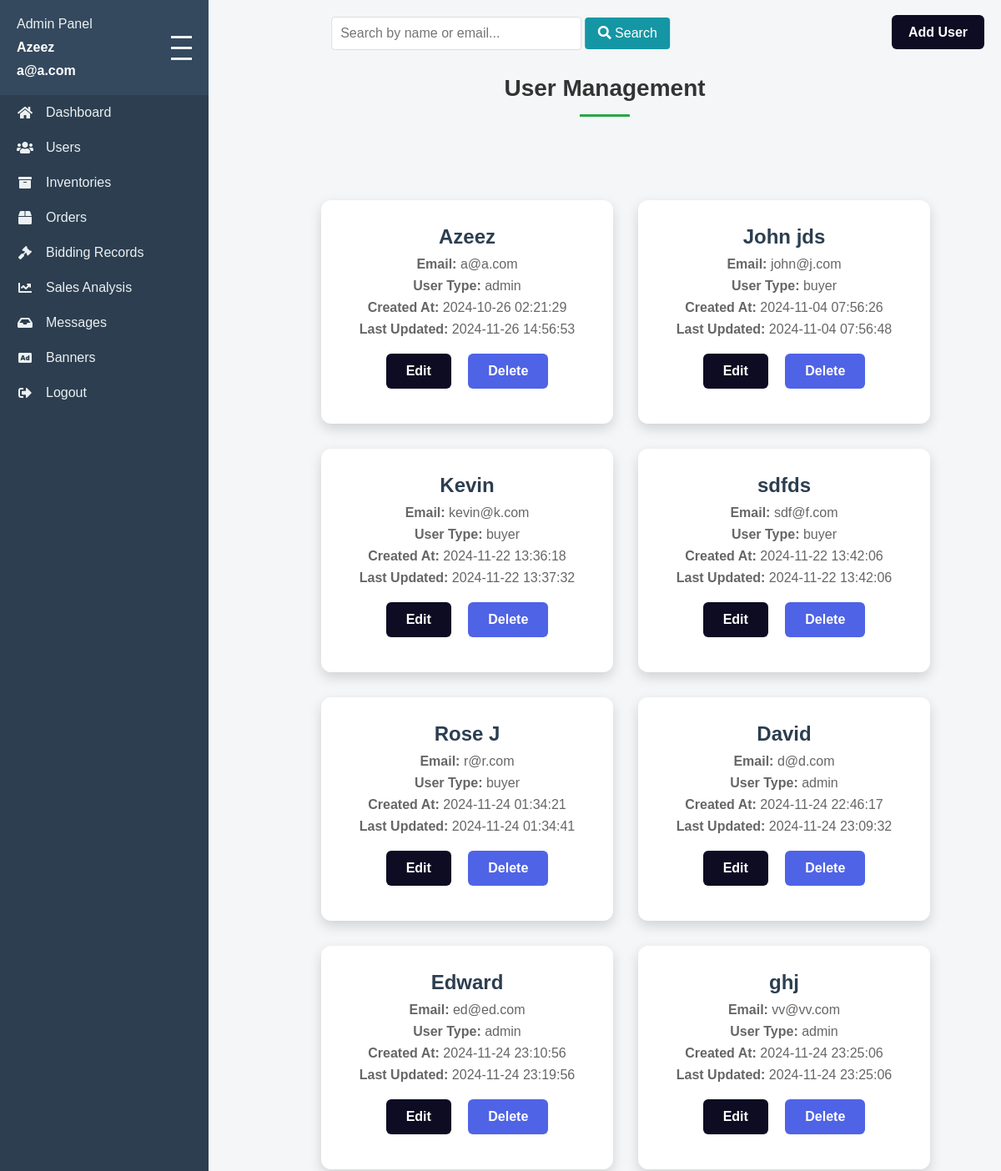
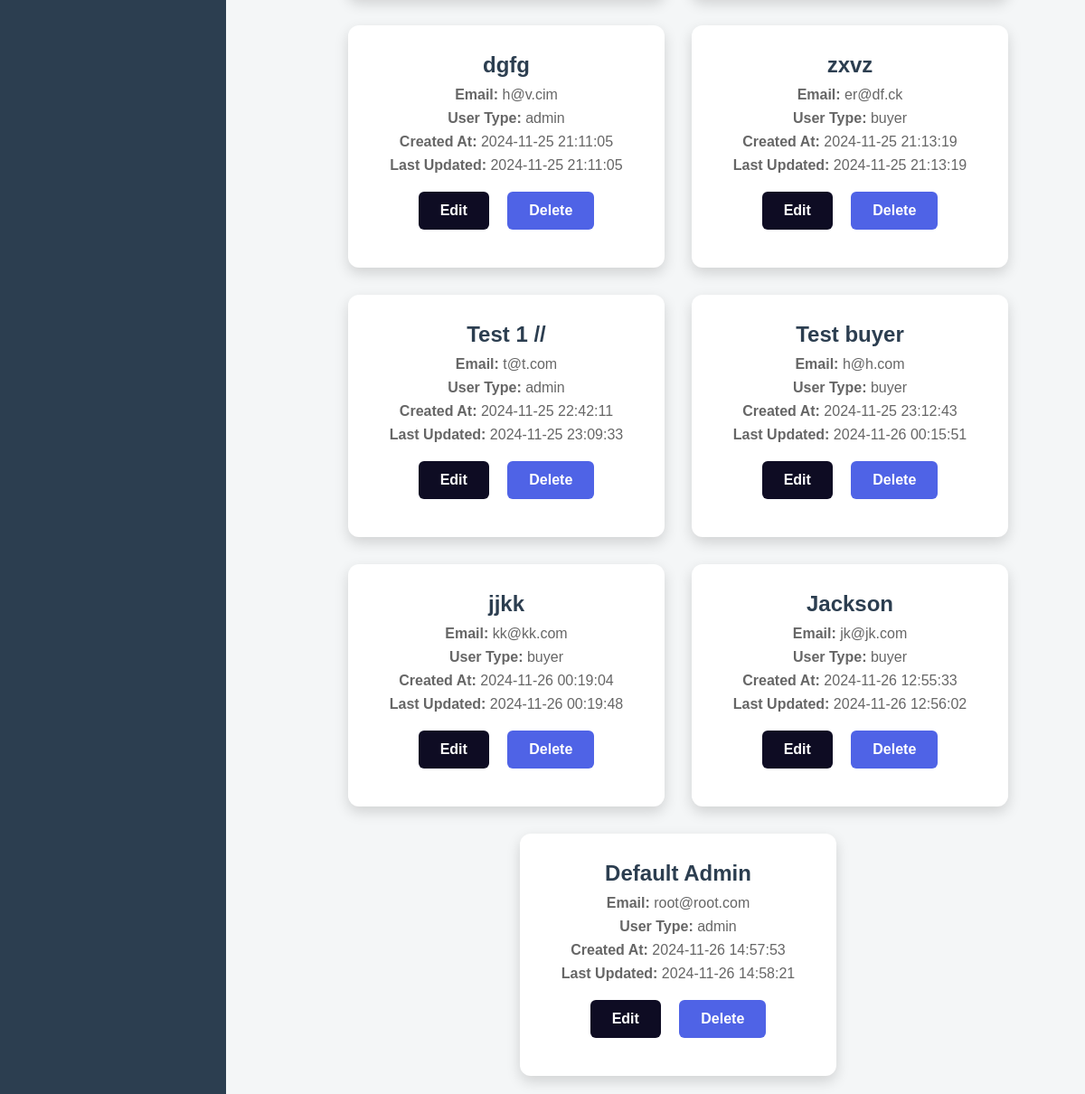
/admin/user-page.php (signed in), run on the app's committed database (2 pictures, top to bottom).
### tables this page shows
CREATE TABLE IF NOT EXISTS `user` (
  `user_id` bigint NOT NULL AUTO_INCREMENT,
  `user_type_id` int NOT NULL,
  `name` varchar(100) NOT NULL,
  `email` varchar(100) NOT NULL,
  `password` varchar(100) NOT NULL,
  `profile_picture` text,
  `last_login` timestamp NULL DEFAULT NULL,
  `created_at` timestamp NOT NULL DEFAULT CURRENT_TIMESTAMP,
  `updated_at` timestamp NOT NULL DEFAULT CURRENT_TIMESTAMP ON UPDATE CURRENT_TIMESTAMP,
  PRIMARY KEY (`user_id`),
  UNIQUE KEY `email` (`email`),
  KEY `user_type_id_user_FK` (`user_type_id`)
);

CREATE TABLE IF NOT EXISTS `user_type` (
  `user_type_id` int NOT NULL AUTO_INCREMENT,
  `type_name` varchar(20) NOT NULL,
  PRIMARY KEY (`user_type_id`),
  UNIQUE KEY `type_name` (`type_name`),
  KEY `user_type_id` (`user_type_id`)
);

### admin/user-page.php (the view, shortened to what this page needs)
<?php
include('php-config/db-conn.php');
if (isset($_SESSION['admin_id'])) {
    $userId = $_SESSION['admin_id'];
    $adminName = isset($_SESSION['admin_name']) ? $_SESSION['admin_name'] : 'Admin';
    $sql = "SELECT email FROM user WHERE user_id = ?";
    $stmt = $conn->prepare($sql);
    $stmt->bind_param("i", $userId);
    $stmt->execute();
    $result = $stmt->get_result();
    $email = $result->fetch_assoc()['email'];
} else {
    header("Location: index.php");
}
$searchTerm = isset($_GET['search']) ? $_GET['search'] : '';
$sql = "SELECT u.user_id, u.user_type_id, u.name, u.email, u.profile_picture, u.last_login, u.created_at, u.updated_at, u.password, ut.type_name
        FROM user u
        LEFT JOIN user_type ut ON u.user_type_id = ut.user_type_id
        WHERE u.name LIKE ? OR u.email LIKE ?";
$stmt = $conn->prepare($sql);
$searchTermWithWildcard = "%" . $searchTerm . "%";
$stmt->bind_param("ss", $searchTermWithWildcard, $searchTermWithWildcard);
$stmt->execute();
$result = $stmt->get_result();
?>
<!DOCTYPE html>
<html lang="en">
<head>
    <link rel="stylesheet" href="https://cdnjs.cloudflare.com/ajax/libs/font-awesome/5.15.3/css/all.min.css">
    <link rel="stylesheet" href="css/styles.css">
    <link rel="stylesheet" href="css/user-page.css">
</head>
<body>
    <div class="sidebar">
        <div class="sidebar-header">
            <div class="sidebar-header-content">
                <span>Admin Panel</span>
                <span style="font-weight: bold; color: #fff;"><?php echo htmlspecialchars($adminName); ?></span>
                <span style="font-weight: bold; color: #fff;"><?php echo htmlspecialchars($email); ?></span>
            </div>
            <div class="hamburger" onclick="toggleSidebar()">
                <div class="hamburger-line"></div>
                <div class="hamburger-line"></div>
                <div class="hamburger-line"></div>
            </div>
        </div>
        <nav class="sidebar-nav">
            <a href="dashboard-page.php"><i class="fas fa-home"></i> <span>Dashboard</span></a>
            <a href="user-page.php"><i class="fas fa-users"></i> <span>Users</span></a>
            <a href="inventory-page.php"><i class="fas fa-archive"></i> <span>Inventories</span></a>
            <a href="order-page.php"><i class="fas fa-box"></i> <span>Orders</span></a>
            <a href="bidding-record-page.php"><i class="fas fa-gavel"></i> <span>Bidding Records</span></a>
            <a href="sales-analysis.php"><i class="fas fa-chart-line"></i> <span>Sales Analysis</span></a>
            <a href="message-page.php"><i class="fas fa-inbox"></i> <span>Messages</span></a>
            <a href="banner-page.php"><i class="fas fa-ad"></i> <span>Banners</span></a>
            <a href="php-config/logout.php"><i class="fas fa-sign-out-alt"></i> <span>Logout</span></a>
        </nav>
    </div>
    <div class="main-content">
        <h2>User Management</h2>
        <div class="search-container">
            <form method="get" action="user-page.php">
                <input type="text" name="search" placeholder="Search by name or email..." value="<?php echo htmlspecialchars($searchTerm); ?>">
                <button type="submit"><i class="fas fa-search"></i> Search</button>
            </form>
        </div>
        <div class="user-management-container">
            <div class="add-user-btn-container">
                <a href="add-user.php" class="add-user-btn">Add User</a>
            </div>
            <div class="user-card-container">
                <?php while ($row = $result->fetch_assoc()): ?>
                    <div class="user-card">
                        <div class="user-card-header">
                            <h3><?php echo htmlspecialchars($row['name']); ?></h3>
                        </div>
                        <div class="user-card-body">
                            <p><strong>Email:</strong> <?php echo htmlspecialchars($row['email']); ?></p>
                            <p><strong>User Type:</strong> <?php echo htmlspecialchars($row['type_name']); ?></p>
                            <p><strong>Created At:</strong> <?php echo htmlspecialchars($row['created_at']); ?></p>
                            <p><strong>Last Updated:</strong> <?php echo htmlspecialchars($row['updated_at']); ?></p>
                        </div>
                        <div class="user-card-actions">
                            <a href="edit-user.php?user_id=<?php echo $row['user_id']; ?>" class="edit-btn">Edit</a>
                            <a href="delete-user.php?user_id=<?php echo $row['user_id']; ?>" class="delete-btn" onclick="return confirm('Are you sure you want to delete this user?')">Delete</a>
                        </div>
                    </div>
                <?php endwhile; ?>
            </div>
        </div>
    </div>
</body>
</html>

### admin/css/user-page.css (style rules this page uses)
.search-container { position: absolute; top: 20px; left: 50%; transform: translateX(-50%); text-align: center; margin-bottom: 20px; }
.search-container input { width: 300px; padding: 10px; font-size: 16px; border: 1px solid #ddd; border-radius: 4px; }
.search-container button { padding: 10px 15px; font-size: 16px; background-color: #1596a4; color: white; border: none; border-radius: 4px; cursor: pointer; }
.add-user-btn-container { position: absolute; top: 30px; right: 20px; }
.add-user-btn { padding: 12px 20px; background-color: #0e0c23; color: white; font-size: 16px; border-radius: 6px; text-decoration: none; font-weight: bold; transition: all 0.3s ease; }
.user-card-container { display: flex; flex-wrap: wrap; justify-content: center; gap: 30px; margin-top: 100px; margin-left: 50px; }
.user-card { background-color: #fff; border-radius: 12px; box-shadow: 0px 6px 15px rgba(0, 0, 0, 0.15); width: 350px; padding: 30px; text-align: center; transition: all 0.3s ease; }
.user-card-header h3 { font-size: 24px; color: #2c3e50; margin-bottom: 10px; }
.user-card-body p { margin: 8px 0; font-size: 16px; color: #666; }
.user-card-actions a { display: inline-block; margin: 12px 8px; padding: 12px 24px; text-decoration: none; font-size: 16px; border-radius: 6px; color: #fff; font-weight: bold; transition: all 0.3s ease; }
.user-card-actions .edit-btn { background-color: #0e0c23; }
.user-card-actions .delete-btn { background-color: #4f63e6; }
h2 { text-align: center; font-size: 28px; color: #333; margin-top: 70px; margin-bottom: 20px; font-weight: bold; opacity: 0; transform: translateY(20px); animation: fadeInUp 1s forwards; }
h2::after { content: ""; display: block; width: 60px; height: 3px; background-color: #28a745; margin: 15px auto 0; }

### admin/css/general.css (style rules this page uses)
:root { --bg-primary: #2c3e50; --bg-secondary: #34495e; --text-color: #ecf0f1; --hover-color: #3498db; }
* { font-family: Arial, Segoe UI; margin: 0; padding: 0; box-sizing: border-box; }
body { background-color: #f4f6f7; display: flex; margin: 0; padding: 0; height: 100vh; }

### admin/css/dashboard-page.css (style rules this page uses)
.main-content { flex-grow: 1; padding: 20px; background-color: #f4f6f7; overflow-y: auto; }

### admin/css/navbar.css (style rules this page uses)
:root { --bg-primary: #2c3e50; --bg-secondary: #34495e; --text-color: #ecf0f1; --hover-color: #3498db; }
* { margin: 0; padding: 0; box-sizing: border-box; }
.sidebar { width: 250px; background-color: var(--bg-primary); color: var(--text-color); transition: width 0.3s ease; overflow: hidden; position: fixed; top: 0; left: 0; height: 100vh; z-index: 1000; }
.hamburger { cursor: pointer; display: flex; flex-direction: column; justify-content: center; align-items: center; }
.hamburger-line { width: 25px; height: 3px; background-color: var(--text-color); margin: 5px 0; transition: 0.4s; }
.sidebar-header { display: flex; align-items: center; padding: 20px; background-color: var(--bg-secondary); position: relative; justify-content: space-between; }
.sidebar-header-content { display: flex; flex-grow: 1; row-gap: 10px; flex-direction: column; }
.sidebar-nav a { display: flex; align-items: center; color: var(--text-color); text-decoration: none; padding: 12px 20px; transition: all 0.3s ease; }
.sidebar-nav a i { margin-right: 15px; width: 20px; text-align: center; }
.main-content { margin-left: 250px; padding: 20px; transition: margin-left 0.3s ease; }

### data on the page
user: email "a@a.com", name "Azeez", user_type.type_name "admin", created_at "2024-10-26 02:21:29", updated_at "2024-11-26 14:56:53"
user: name "John jds", email "john@j.com", user_type.type_name "buyer", created_at "2024-11-04 07:56:26", updated_at "2024-11-04 07:56:48"
user: name "Kevin", email "kevin@k.com", user_type.type_name "buyer", created_at "2024-11-22 13:36:18", updated_at "2024-11-22 13:37:32"
user: name "sdfds", email "sdf@f.com", user_type.type_name "buyer", created_at "2024-11-22 13:42:06", updated_at "2024-11-22 13:42:06"
user: name "Rose J", email "r@r.com", user_type.type_name "buyer", created_at "2024-11-24 01:34:21", updated_at "2024-11-24 01:34:41"
user: name "David", email "d@d.com", user_type.type_name "admin", created_at "2024-11-24 22:46:17", updated_at "2024-11-24 23:09:32"
user: name "Edward", email "ed@ed.com", user_type.type_name "admin", created_at "2024-11-24 23:10:56", updated_at "2024-11-24 23:19:56"
user: name "ghj", email "vv@vv.com", user_type.type_name "admin", created_at "2024-11-24 23:25:06", updated_at "2024-11-24 23:25:06"
user: name "dgfg", email "h@v.cim", user_type.type_name "admin", created_at "2024-11-25 21:11:05", updated_at "2024-11-25 21:11:05"
user: name "zxvz", email "er@df.ck", user_type.type_name "buyer", created_at "2024-11-25 21:13:19", updated_at "2024-11-25 21:13:19"
user: name "Test 1 //", email "t@t.com", user_type.type_name "admin", created_at "2024-11-25 22:42:11", updated_at "2024-11-25 23:09:33"
user: name "Test buyer", email "h@h.com", user_type.type_name "buyer", created_at "2024-11-25 23:12:43", updated_at "2024-11-26 00:15:51"
user: name "jjkk", email "kk@kk.com", user_type.type_name "buyer", created_at "2024-11-26 00:19:04", updated_at "2024-11-26 00:19:48"
user: name "Jackson", email "jk@jk.com", user_type.type_name "buyer", created_at "2024-11-26 12:55:33", updated_at "2024-11-26 12:56:02"
user: name "Default Admin", email "root@root.com", user_type.type_name "admin", created_at "2024-11-26 14:57:53", updated_at "2024-11-26 14:58:21"

### other printed values
$adminName "Azeez"
